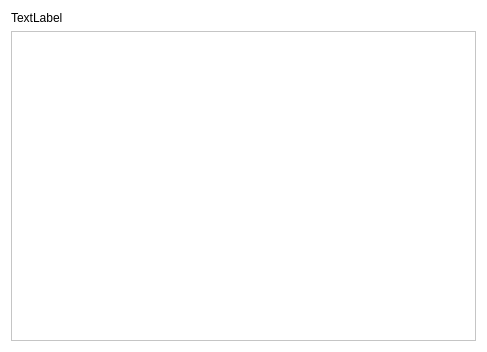
<?xml version="1.0" encoding="UTF-8"?>
<ui version="4.0">
 <class>DialogView</class>
 <widget class="QDialog" name="DialogView">
  <property name="geometry">
   <rect>
    <x>0</x>
    <y>0</y>
    <width>487</width>
    <height>352</height>
   </rect>
  </property>
  <property name="windowTitle">
   <string>Dialog</string>
  </property>
  <property name="styleSheet">
   <string notr="true">background-color: rgb(255, 255, 255);</string>
  </property>
  <layout class="QVBoxLayout" name="verticalLayout_2">
   <item>
    <widget class="QLabel" name="label_logo">
     <property name="text">
      <string>TextLabel</string>
     </property>
    </widget>
   </item>
   <item>
    <layout class="QVBoxLayout" name="verticalLayout">
     <item>
      <widget class="QTableWidget" name="tableWidget_view"/>
     </item>
    </layout>
   </item>
  </layout>
 </widget>
 <resources/>
 <connections/>
</ui>
